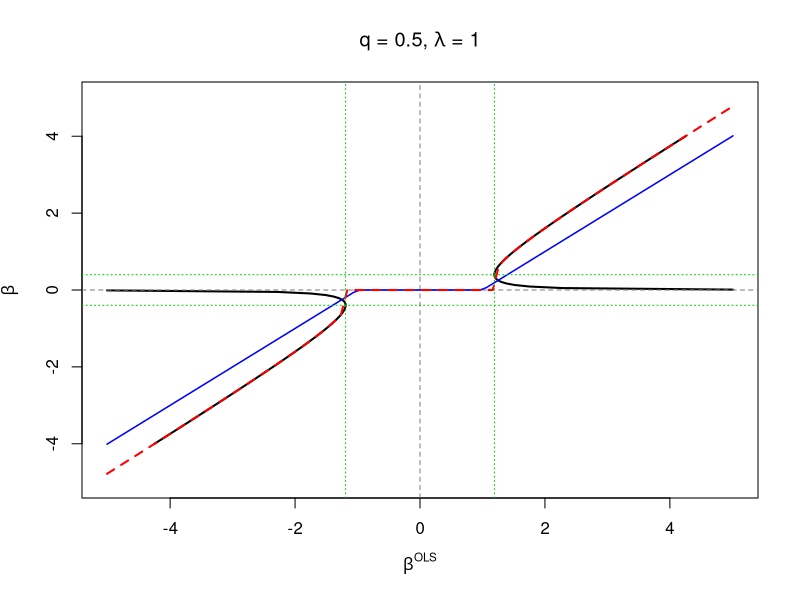
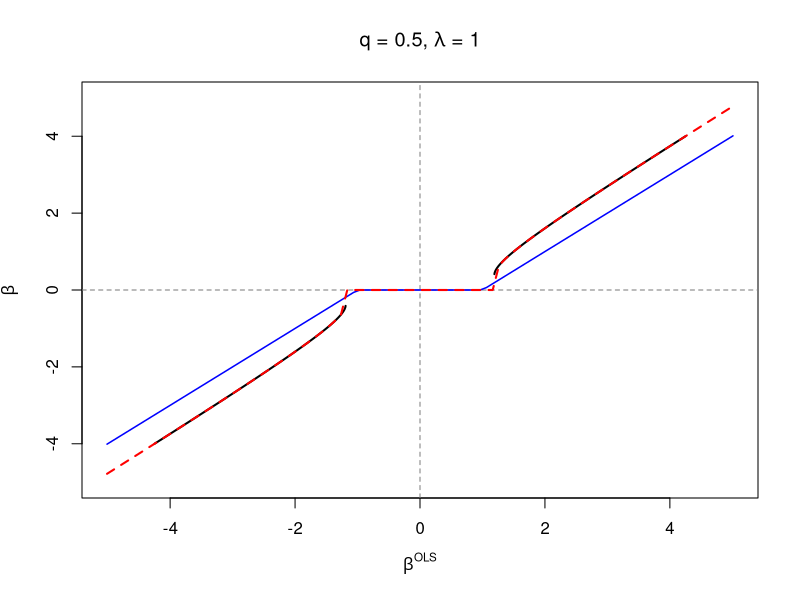

The R source for these figures, in order:



bPOS <- function(x, q, lam) {
  x + lam * q * x^(q - 1)
}
bNEG <- function(x, q, lam) {
  x - lam * q * (-x)^(q - 1)
}
bPOS2 <- function(x, q, lam) {
  betaQmin <- (q * lam - q^2 * lam)^(1/(2 - q))
  
  if (x < betaQmin) {
    return (NaN)
  } else {
    x + lam * q * x^(q - 1)
  }
}
bNEG2 <- function(x, q, lam) {
  betaQmin <- (q * lam - q^2 * lam)^(1/(2 - q))
  
  if (abs(x) < betaQmin) {
    return (NaN)
  } else {
    x - lam * q * (-x)^(q - 1)
  }
}

blasso <- function(bols, lam) {
  sign(bols) * max(abs(bols) - lam, 0)
}
bqHALF <- function(b, lam) {
  bsign <- sign(b)
  b <- complex(real = abs(b))
  lam <- complex(real = lam)
  I <- complex(real = 0, imaginary = 1)
  
  term1 <-  2 * b / 3
  term2 <- -(1 - I * sqrt(3)) * b^2 / (3 * (-8 * b^3 + 27 * lam^2 + 3 * sqrt(3) * sqrt(-16 * b^3 * lam^2 + 27 * lam^4))^(1/3))
  term3 <- -1/12 * (1 + I * sqrt(3)) * (-8 * b^3 + 27 * lam^2 + 3 * sqrt(3) * sqrt(-16 * b^3 * lam^2 + 27 * lam^4))^(1/3)
  
  x <- term1 + term2 + term3
  
  if (abs(Im(x)) > 1e-3) {
    return (0)
  } else {
    return (bsign * x)
  }
}


q <- 1/2
lam <- 4/ (3 * sqrt(3))
lam <- 1
bmax <- 4


#### PLOT ALL BRANCHES
betaols <- seq(0.01, bmax, length.out = 1e2)
bP <- sapply(betaols, function(z) bPOS(z, q, lam))
bN <- sapply(-betaols, function(z) bNEG(z, q, lam))

betaols_input <- seq(-max(bP, na.rm = T), max(bP, na.rm = T), length.out = 1e2)
bL <- sapply(betaols_input, function(z) blasso(z, lam))
plot(betaols ~ bP, type = 'l', lwd = 2, 
     xlim = c(-max(bP, na.rm = T), max(bP, na.rm = T)),
     ylim = c(-max(bP, na.rm = T), max(bP, na.rm = T)),
     xlab = expression(beta^OLS),
     ylab = expression(beta),
     main = substitute(
       paste("q = ", q, ", ", lambda, " = ", lam),
       list(q = q, lam = lam)))
lines(-betaols ~ bN, lwd = 2)
abline(h = 0, col = 'gray50', lty = 'dashed')
abline(v = 0, col = 'gray50', lty = 'dashed')
lines(bL ~ betaols_input, lwd = 1.5, col = "blue")

bQH <- sapply(betaols_input, function(b) bqHALF(b, lam))
lines(Re(bQH) ~ betaols_input, type = 'l', col = 'red', lwd = 2, lty = 'dashed')

betaQmin <- (q * lam - q^2 * lam)^(1/(2 - q))



betaOLSmin <- betaQmin + lam * q * betaQmin^(q - 1)
abline(h = betaQmin, col = 'green3', lty = 'dotted')
abline(v = betaOLSmin, col = 'green3', lty = 'dotted')
abline(h = -betaQmin, col = 'green3', lty = 'dotted')
abline(v = -betaOLSmin, col = 'green3', lty = 'dotted')

####### only plot extreme branches
betaols <- seq(0.01, bmax, length.out = 1e2)
bP2 <- sapply(betaols, function(z) bPOS2(z, q, lam))
bN2 <- sapply(-betaols, function(z) bNEG2(z, q, lam))

betaols_input <- seq(-max(bP, na.rm = T), max(bP, na.rm = T), length.out = 1e2)
bL <- sapply(betaols_input, function(z) blasso(z, lam))
plot(betaols ~ bP2, type = 'l', lwd = 2, 
     xlim = c(-max(bP, na.rm = T), max(bP, na.rm = T)),
     ylim = c(-max(bP, na.rm = T), max(bP, na.rm = T)),
     xlab = expression(beta^OLS),
     ylab = expression(beta),
     main = substitute(
       paste("q = ", q, ", ", lambda, " = ", lam),
       list(q = q, lam = lam)))
lines(-betaols ~ bN2, lwd = 2)
abline(h = 0, col = 'gray50', lty = 'dashed')
abline(v = 0, col = 'gray50', lty = 'dashed')
lines(bL ~ betaols_input, lwd = 1.5, col = "blue")

bQH <- sapply(betaols_input, function(b) bqHALF(b, lam))
lines(Re(bQH) ~ betaols_input, type = 'l', col = 'red', lwd = 2, lty = 'dashed')




